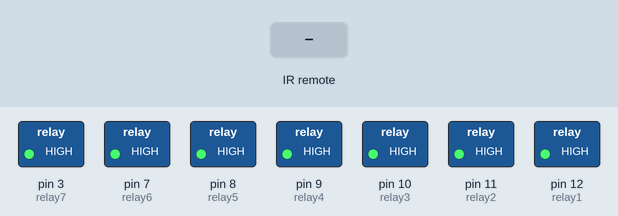
Simulated run of this sketch. Board: Arduino Uno, built with avr-gcc and run on an emulated ATmega328P. On the bench: switched loads named in the sketch (green lamp = pin HIGH). Inputs (shaded band) come from the test bench.

Above: at 1.2 s.
1.3 s: infrared code 0x410807F received
At 2.5 s:
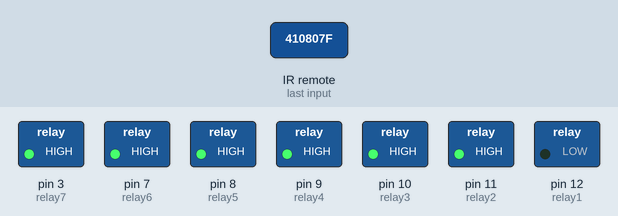
2.8 s: infrared code 0x41040BF received
At 3.7 s:
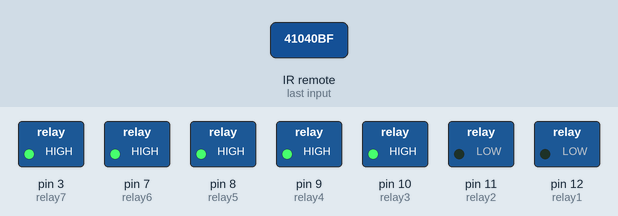
4.3 s: infrared code 0x410C03F received
At 4.8 s:
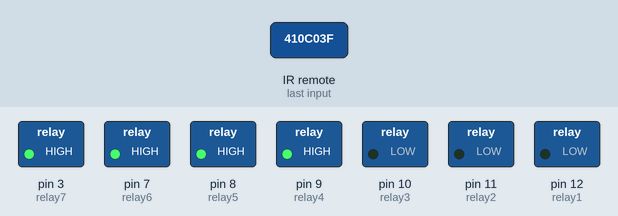
5.8 s: infrared code 0x41020DF received
At 7.0 s:
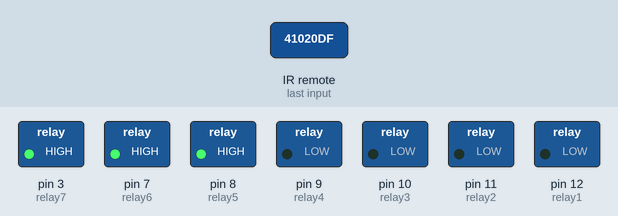
7.3 s: infrared code 0x410A05F received
At 8.2 s:
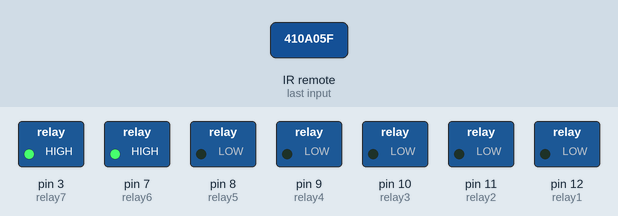
8.8 s: infrared code 0x41048B7 received
At 9.4 s:
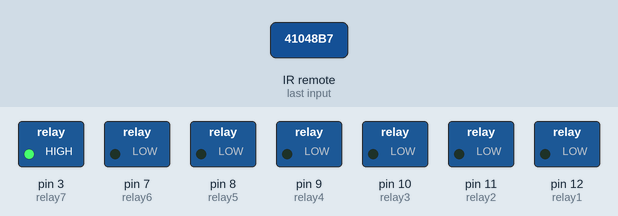
Timing chart, 0 to 11.3 s (numbered marks = the images above; inputs shaded):
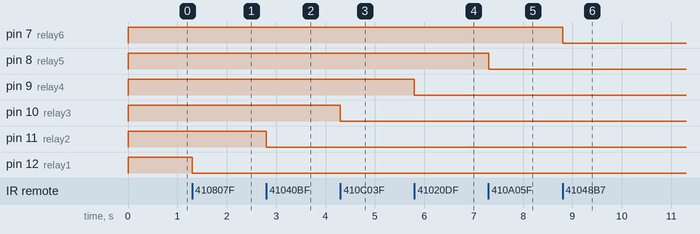

The sketch:

les_relais_final.ino
```cpp
#include<IRremote.h>

const char DIN_RECEPTEUR_INFRAROUGE=6;  //
IRrecv monRecepteurInfraRouge(DIN_RECEPTEUR_INFRAROUGE);  //
int relay1 =12;  //
int relay2 =11;  //
int relay3 = 10;  //
int relay4 = 9;  //
int relay5 =8 ;  //
int relay6 = 7;  //
int relay7 = 3;  //

decode_results messageRecu;  //
//-------------------------------------------------------------------------------------------------------------------------------------
//-------------------------------------------------------------------------------------------------------------------------------------

        int togglestate1=0;  //
        int togglestate2=0;  //
        int togglestate3=0;  //
        int togglestate4=0;  //
        int togglestate5=0;  //
        int togglestate6=0;  //
        int togglestate7=0;  //
//----------------------------------------------------------------------------------------------------------------------------------
//-----------------------------------------------------------------------------------------------------------------------------------
void setup()
{
        Serial.begin(9600);  //
        monRecepteurInfraRouge.enableIRIn();  //
        monRecepteurInfraRouge.blink13(true);  //
        pinMode(relay1, OUTPUT);  //
        pinMode(relay2, OUTPUT);  //
        pinMode(relay3, OUTPUT);  //
        pinMode(relay4, OUTPUT);  //
        pinMode(relay5, OUTPUT);  //
        pinMode(relay6, OUTPUT);  //
        pinMode(relay7, OUTPUT);  //

//-------------------------------------------------------------------------------------------------------------------------------------
//-------------------------------------------------------------------------------------------------------------------------------------
       digitalWrite(relay1, HIGH);  //
       digitalWrite(relay2, HIGH);
       digitalWrite(relay3, HIGH);//
       digitalWrite(relay4, HIGH);  //
       digitalWrite(relay5, HIGH);  //
       digitalWrite(relay6, HIGH);  //
       digitalWrite(relay7, HIGH);  //


}

void loop()
{
 if (monRecepteurInfraRouge.decode(&messageRecu))      //
   {

      if (messageRecu.value == 0x410807F)           //
        {
           if(togglestate1==0)                   //
        {
          digitalWrite(relay1, LOW);           //
          togglestate1=1;                      //
        }
      else
        {
          digitalWrite(relay1, HIGH);  //
          togglestate1=0;  //
        }
        }
//------------------------------------------------------------------------------------------------------------------------------------
//------------------------------------------------------------------------------------------------------------------------------------
         if (messageRecu.value == 0x41040BF)       //
        {
         if(togglestate2==0)                   //
        {
         digitalWrite(relay2,LOW);           //
         togglestate2=1;                    //
        }
        else
        {
        digitalWrite(relay2,HIGH);      //
        togglestate2=0;                //
        }
        }
//-----------------------------------------------------------------------------------------------------------------------------------
//-----------------------------------------------------------------------------------------------------------------------------------
         if (messageRecu.value == 0x410C03F)      //
        {
         if(togglestate3==0)                  //
        {
         digitalWrite(relay3,LOW);         //
         togglestate3=1;                  //
        }
        else
        {
        digitalWrite(relay3,HIGH);  //
        togglestate3=0;  //
        }
        }
//----------------------------------------------------------------------------------------------------------------------------------
//----------------------------------------------------------------------------------------------------------------------------------
         if (messageRecu.value == 0x41020DF)      //
        {
         if(togglestate4==0)                   //
        {
         digitalWrite(relay4,LOW);           //
         togglestate4=1;                   //
        }
        else
        {
        digitalWrite(relay4,HIGH);    //
        togglestate4=0;              //
        }
        }
//------------------------------------------------------------------------------------------------------------------------------------
//------------------------------------------------------------------------------------------------------------------------------------
         if (messageRecu.value == 0x410A05F)   //
        {
         if(togglestate5==0)                 //
        {
         digitalWrite(relay5,LOW);          //
         togglestate5=1;                   //
        }
        else
        {
        digitalWrite(relay5,HIGH);       //
        togglestate5=0;                 //
        }
        }
//-----------------------------------------------------------------------------------------------------------------------------------
//-----------------------------------------------------------------------------------------------------------------------------------
         if (messageRecu.value == 0x41048B7)    //
        {
         if(togglestate6==0)                 //
        {
         digitalWrite(relay6,LOW);         //
         togglestate6=1;                  //
        }
        else
        {
        digitalWrite(relay6,HIGH);    //
        togglestate6=0;              //
        }
        }
//----------------------------------------------------------------------------------------------------------------------------------
//------------------------------------------------------------------------------------------------------------------------------------
         if (messageRecu.value == 0x410E01F)  //
        {
         if(togglestate7==0)              //
        {
         digitalWrite(relay7,LOW);      //
         togglestate7=1;              //
        }
        else
        {
        digitalWrite(relay7,HIGH); //
        togglestate7=0;          //
        }
        }
//-----------------------------------------------------------------------------------------------------------------------------------
//-----------------------------------------------------------------------------------------------------------------------------------

    //delay(500);
    monRecepteurInfraRouge.resume();   //

  }
  delay(1);
}
```

Measured:
- after the input at 1.3 s, pin 12 (relay1): HIGH → LOW at once
- after the input at 2.8 s, pin 11 (relay2): HIGH → LOW at once
- after the input at 4.3 s, pin 10 (relay3): HIGH → LOW at once
- after the input at 5.8 s, pin 9 (relay4): HIGH → LOW at once
- after the input at 7.3 s, pin 8 (relay5): HIGH → LOW at once
- after the input at 8.8 s, pin 7 (relay6): HIGH → LOW at once
